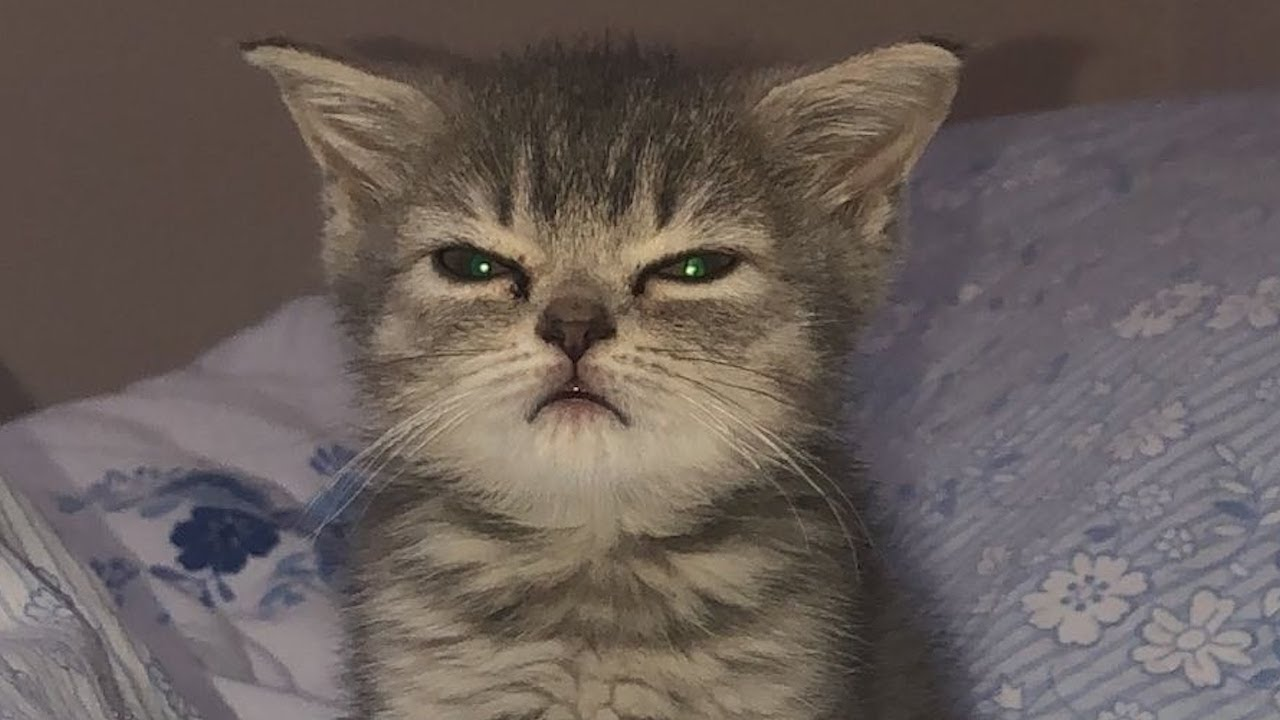
#> input picture GatoOne.jpg, 1280 x 720 px
$ jupyter execute Assignment1_MiniPhotoEditor.ipynb
#> lines starting #> are read from the running program, lines starting #| are printed output that depends on the picture
[cell 1]
# Library: OpenCV, NumPy, sys
import cv2
import numpy as np
import sys
import matplotlib.pyplot as plt

[cell 2]
# History is for storing images
# Log is for storing operation descriptions
history = []
log = []

# everytime a new image is processed, we save the state
def save_state(img):
    history.append(img.copy())

# If you want to undo an operation, you can call this function
# [18 lines left out: functions undo, show_history, not called in this run]

[cell 3]
# Brightness
# takes an image and a value
def adjust_brightness(img, value):

    # calls save_state to save the current state of the image
    save_state(img)

    # adjusts brightness by adding the value to each pixel
    result = np.clip(img + value, 0, 255).astype(np.uint8)

    # logs the operation
    log.append(f"brightness {value:+}")

    # Show side-by-side using matplotlib
    plt.figure(figsize=(12, 6))
    plt.suptitle('Brightness Adjustment', fontsize=16)

    # Original
    plt.subplot(1, 2, 1)
    plt.imshow(cv2.cvtColor(img, cv2.COLOR_BGR2RGB))
    plt.title("Original Image")
    plt.axis('off')

    # Brightness Adjusted
    plt.subplot(1, 2, 2)
    plt.imshow(cv2.cvtColor(result, cv2.COLOR_BGR2RGB))
    plt.title(f"Brightness: {value:+}")
    plt.axis('off')

    plt.tight_layout()
    plt.show()
    return result

[cell 4]
# Contrast
# [28 lines left out: function adjust_contrast, not called in this run]

[cell 5]
# convert to grayscale
# [29 lines left out: function convert_grayscale, not called in this run]

[cell 6]
# Padding
# [75 lines left out: function add_padding, not called in this run]

[cell 7]
# Thresholding
# [34 lines left out: function apply_threshold, not called in this run]

[cell 8]
# Image Blending
# copied part 2
# [46 lines left out: function blend_images, not called in this run]

[cell 9]
# === MAIN LOOP ===
def main():

    # input your image path
    image_path = input("Enter the path to the image: ")
#> the answer given: GatoOne.jpg
    img = cv2.imread(image_path)
#> img is the input picture: shape (720, 1280, 3); mean B, G, R 90.1, 94.4, 104.8

    # sample
    # img = cv2.imread("GatoOne.jpg")

# Check if the image was loaded successfully
    if img is None:
        print("Image could not be loaded.")
        # Exit the program if the image is not found
        sys.exit()

#initialize history with the original image
    save_state(img)

# keeps the program running until the user decides to exit
    while True:
        print("""
==== Mini Photo Editor ====
1. Adjust Brightness
2. Adjust Contrast
3. Convert to Grayscale
4. Add Padding
5. Apply Thresholding
6. Blend with Another Image
7. Undo Last Operation
8. View History of Operations
9. Save and Exit
""")

# conditions
        choice = input("Select an option: ")
#> the answer given: 1
        if choice == "1":
            value = int(input("Brightness value (-100 to 100): "))
#> the answer given: 3
#> in adjust_brightness, `plt.show()`:
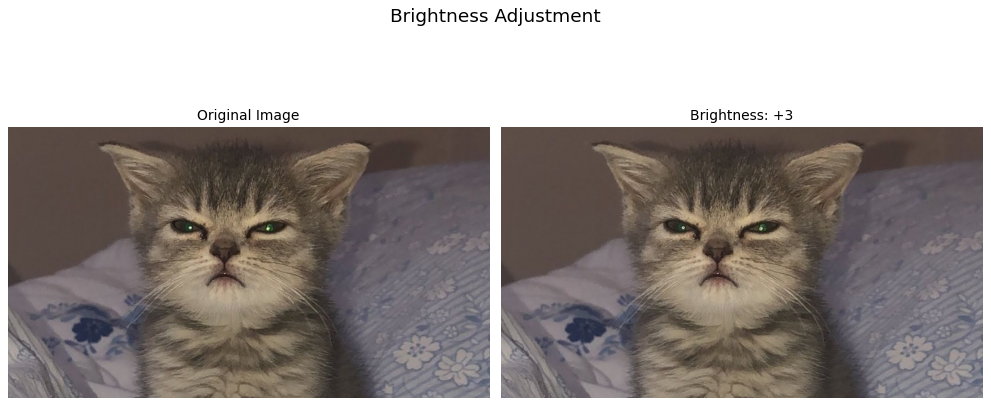
#> figure drawn by matplotlib, 2 panels
#> the answer given: 1
#> the answer given: 3
            img = adjust_brightness(img, value)
        elif choice == "2":
            factor = float(input("Contrast factor (0.1 to 3.0) (Default: 1.0) : "))
            img = adjust_contrast(img, factor)
        elif choice == "3":
            img = convert_grayscale(img)
        elif choice == "4":
            img = add_padding(img)
        elif choice == "5":
            img = apply_threshold(img)
        elif choice == "6":
            img = blend_images(img)
        elif choice == "7":
            img = undo()
        elif choice == "8":
            show_history()

        # saves the image
        elif choice == "9":
            print("Saving and exiting...")
        # shows the history of operations
            show_history()

        # askes the user for a name to save the image
            name = input("Enter name for the saved image (default: edited_output.jpg): ")
            if not name:
                name = "edited_output.jpg"
            else:
                name += ".jpg"

            cv2.imwrite(name, img)
            print("Image saved as " + name)
        # closes the program
            break
        else:
            print("Invalid choice.")

        # displays the edited image
        cv2.imshow("Edited Image", img)
        cv2.waitKey(0)
        cv2.destroyAllWindows()

if __name__ == "__main__":
    main()
#> the answer given: 1
